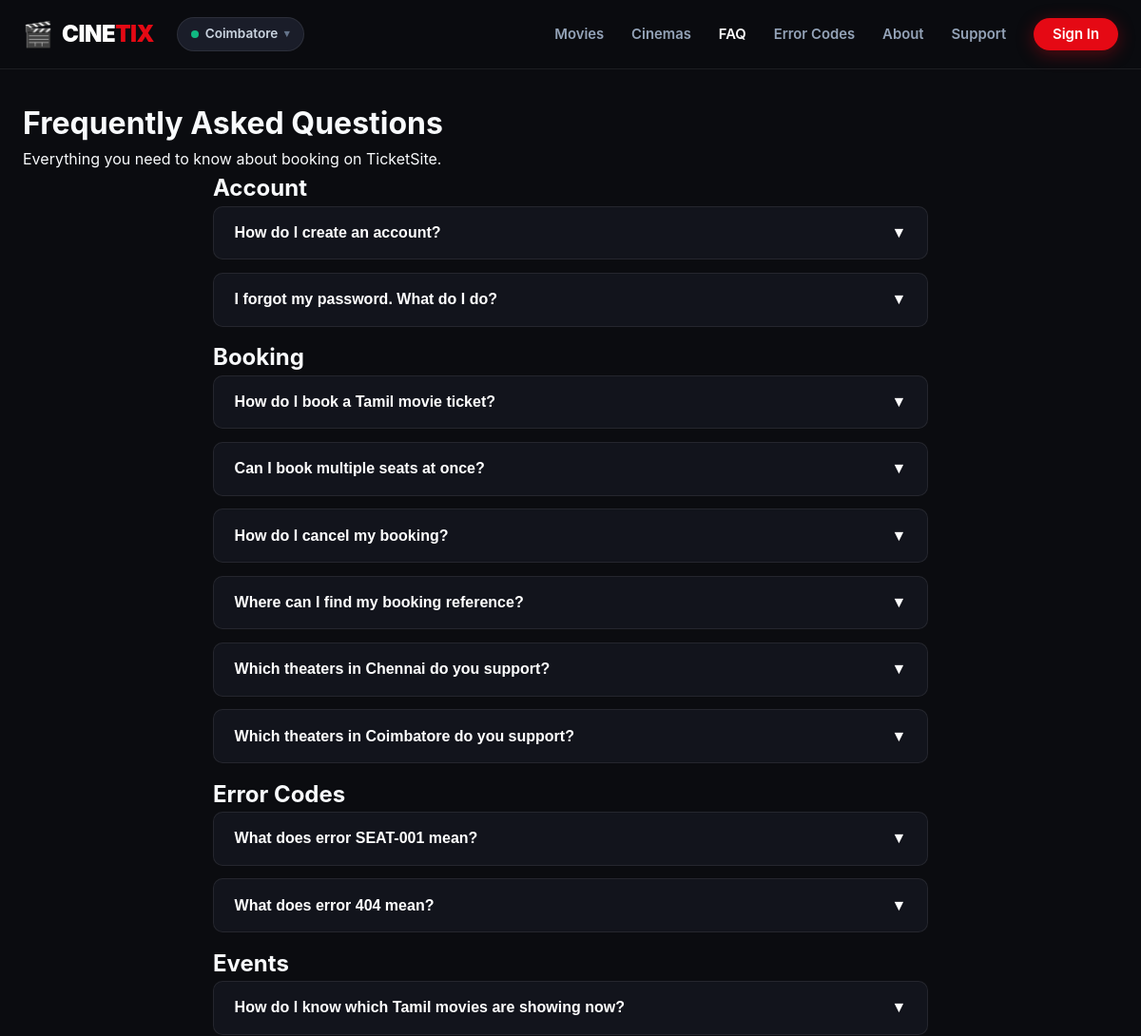
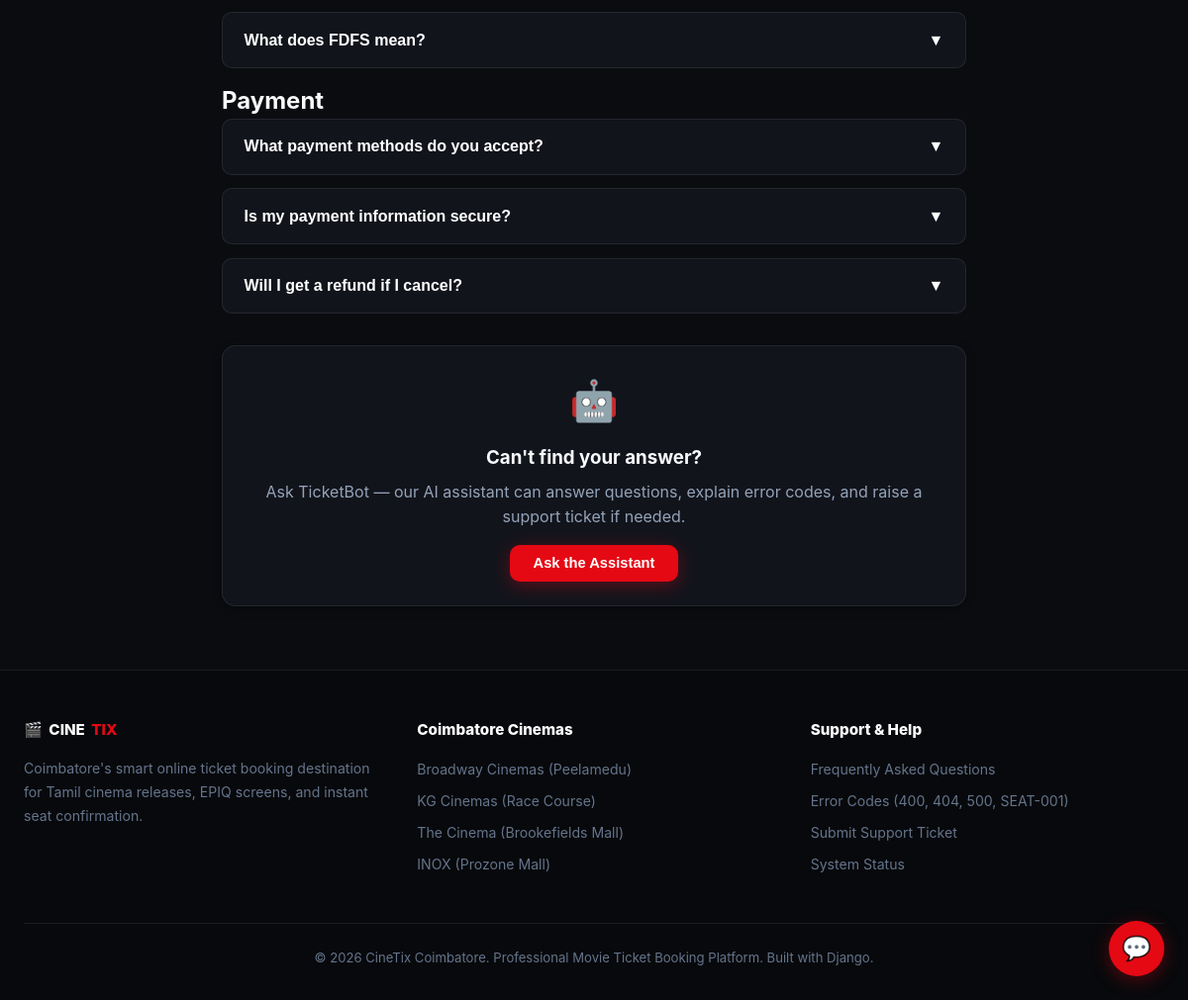
Screenshot of /faq/ with the database file from the repository (2 pictures, top to bottom).
### apps/faqs/models.py (models this page shows, shortened)
class FAQ(models.Model):
    CATEGORY_CHOICES = [
        ('booking', 'Booking'),
        ('payment', 'Payment'),
        ('account', 'Account'),
        ('events', 'Events'),
        ('errors', 'Error Codes'),
        ('general', 'General'),
    ]
    question = models.CharField(max_length=500)
    answer = models.TextField()
    category = models.CharField(max_length=20, choices=CATEGORY_CHOICES, default='general')
    is_active = models.BooleanField(default=True)
    order = models.PositiveIntegerField(default=0)
    created_at = models.DateTimeField(auto_now_add=True)
    updated_at = models.DateTimeField(auto_now=True)
    class Meta:
        ordering = ['category', 'order', 'id']
        verbose_name = 'FAQ'
        verbose_name_plural = 'FAQs'

### apps/faqs/views.py (the view)
# urls.py: path('', views.faq_list, name='faq_list'),
def faq_list(request):
    faqs = FAQ.objects.filter(is_active=True)
    grouped = {}
    category_labels = dict(FAQ.CATEGORY_CHOICES)
    for faq in faqs:
        label = category_labels.get(faq.category, faq.category)
        grouped.setdefault(label, []).append(faq)
    return render(request, 'faqs/faq_list.html', {'grouped': grouped})

### templates/faqs/faq_list.html (shortened to what this page needs)
{% extends "base.html" %}
{% block content %}
<div class="page-header">
  <div class="container">
    <h1>Frequently Asked Questions</h1>
    <p>Everything you need to know about booking on TicketSite.</p>
  </div>
</div>
<div class="container" style="max-width:800px;margin:0 auto">
  {% for category, faqs in grouped.items %}
  <div class="faq-category">
    <h2 class="faq-category-title">{{ category }}</h2>
    {% for faq in faqs %}
    <div class="faq-item">
      <button class="faq-question" aria-expanded="false">
        {{ faq.question }}
        <span class="icon">▼</span>
      </button>
    </div>
    {% endfor %}
  </div>
  {% empty %}
  <div style="text-align:center;padding:3rem">
    <p style="color:var(--text-muted)">No FAQs available yet. Check back soon!</p>
  </div>
  {% endfor %}
  <div class="card" style="margin-top:2rem">
    <div class="card-body" style="text-align:center">
      <div style="font-size:2.5rem;margin-bottom:.75rem">🤖</div>
      <h3 style="margin-bottom:.5rem">Can't find your answer?</h3>
      <p style="color:var(--text-muted);margin-bottom:1rem">
        Ask TicketBot — our AI assistant can answer questions, explain error codes,
        and raise a support ticket if needed.
      </p>
      <button onclick="document.getElementById('chat-toggle').click()" class="btn btn-primary">
        Ask the Assistant
      </button>
    </div>
  </div>
</div>
{% endblock %}

### static/css/main.css (style rules this page uses)
:root { --primary: #e50914; --primary-hover: #f40612; --primary-glow: rgba(229, 9, 20, 0.25); --primary-subtle: rgba(229, 9, 20, 0.12); --bg: #0b0c10; --bg-surface: #12141c; --bg-surface-elevated: #1a1d29; --bg-input: #151824; --text-main: #f8fafc; --text-muted: #94a3b8; --text-dim: #64748b; --text-brand: #ff334b; --border: rgba(255, 255, 255, 0.08); --border-strong: rgba(255, 255, 255, 0.16); --border-primary: rgba(229, 9, 20, 0.35); --success: #10b981; --warning: #f59e0b; --danger: #ef4444; --radius-sm: 6px; --radius-md: 10px; --radius-lg: 14px; --radius-pill: 9999px; --shadow-sm: 0 2px 8px rgba(0, 0, 0, 0.4); --shadow-md: 0 8px 24px -4px rgba(0, 0, 0, 0.6); --shadow-lg: 0 16px 36px -6px rgba(0, 0, 0, 0.8); --shadow-primary: 0 4px 18px rgba(229, 9, 20, 0.35); }
*, *::before, *::after { box-sizing: border-box; margin: 0; padding: 0; }
html { scroll-behavior: smooth; -webkit-font-smoothing: antialiased; -moz-osx-font-smoothing: grayscale; }
body { background: var(--bg); color: var(--text-main); font-family: -apple-system, BlinkMacSystemFont, 'Inter', 'Segoe UI', Roboto, sans-serif; line-height: 1.55; min-height: 100vh; display: flex; flex-direction: column; }
.container { width: 100%; max-width: 1240px; margin: 0 auto; padding: 0 1.5rem; }
.btn { display: inline-flex; align-items: center; justify-content: center; gap: .5rem; padding: .65rem 1.5rem; border-radius: var(--radius-md); font-weight: 700; font-size: .92rem; cursor: pointer; border: none; transition: all .2s ease; text-align: center; }
.btn-primary { background: var(--primary); color: #fff !important; box-shadow: var(--shadow-primary); }
.card { background: var(--bg-surface); border: 1px solid var(--border); border-radius: var(--radius-lg); box-shadow: var(--shadow-sm); overflow: hidden; }
.card-body { padding: 1.5rem; }
.faq-item { background: var(--bg-surface); border: 1px solid var(--border); border-radius: var(--radius-md); margin-bottom: .85rem; overflow: hidden; transition: border-color .2s; }
.faq-question { width: 100%; text-align: left; background: none; border: none; color: #fff; font-size: 1rem; font-weight: 700; padding: 1.15rem 1.35rem; cursor: pointer; display: flex; justify-content: space-between; align-items: center; }

### rows the page displays
FAQ: category "Account", question "How do I create an account?"
FAQ: question "I forgot my password. What do I do?"
FAQ: category "Booking", question "How do I book a Tamil movie ticket?"
FAQ: question "Can I book multiple seats at once?"
FAQ: question "How do I cancel my booking?"
FAQ: question "Where can I find my booking reference?"
FAQ: question "Which theaters in Chennai do you support?"
FAQ: question "Which theaters in Coimbatore do you support?"
FAQ: category "Error Codes", question "What does error SEAT-001 mean?"
FAQ: question "What does error 404 mean?"
FAQ: category "Events", question "How do I know which Tamil movies are showing now?"
FAQ: question "What does FDFS mean?"
FAQ: category "Payment", question "What payment methods do you accept?"
FAQ: question "Is my payment information secure?"
FAQ: question "Will I get a refund if I cancel?"
